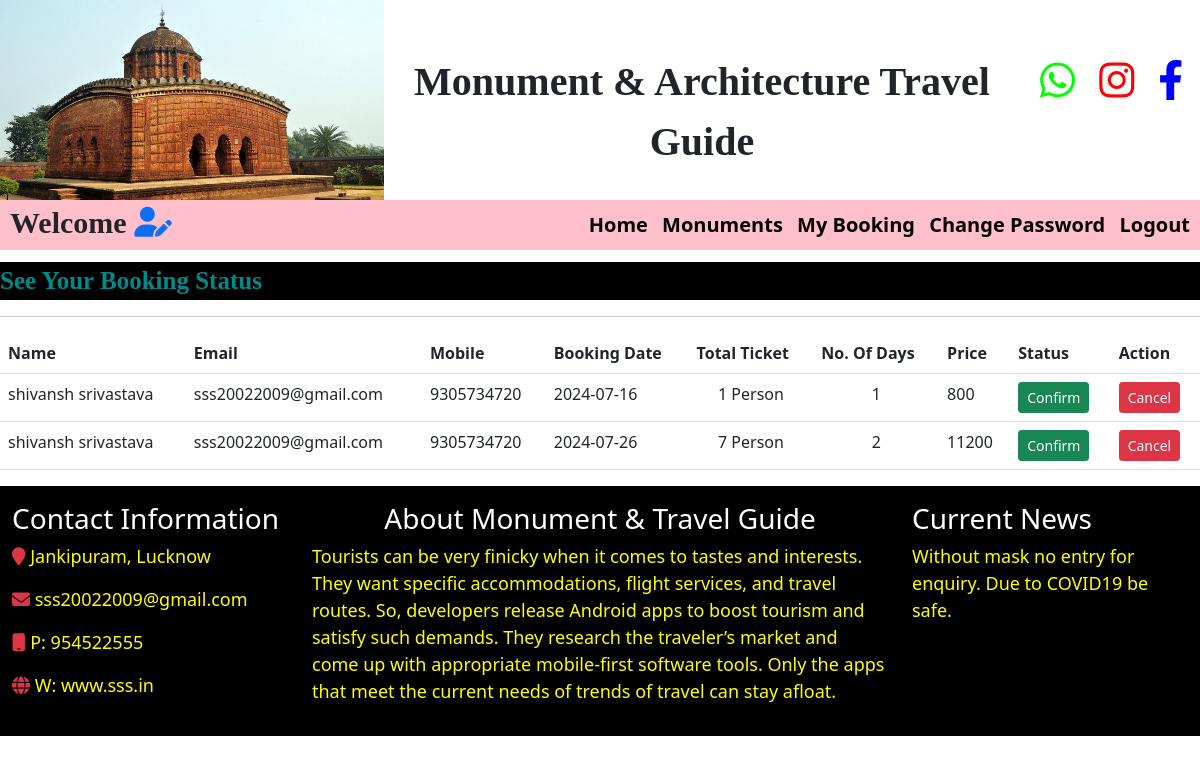
The app's page /user_booking (signed in) with its own data.
### room/models.py (models this page shows)
class Booked(models.Model):
    full_name=models.CharField(max_length=20,null=True)
    email=models.CharField(max_length=20,null=True)
    contact=models.CharField(max_length=20,null=True)
    contact2=models.CharField(max_length=20,null=True)
    bookint_date=models.CharField(max_length=20,null=True)
    days=models.CharField(max_length=20,null=True)
    gender=models.CharField(max_length=20,null=True)
    price=models.CharField(max_length=20,null=True)
    dob=models.CharField(max_length=20,null=True)
    status=models.CharField(max_length=20,null=True)

### room/views.py (the view)
# urls.py: path('user_booking',user_booking,name='user_booking'),
def user_booking(request):
    data = Booked.objects.all()
    d={'data':data}
    return render(request,'user_booking.html',d)

### room/templates/user_booking.html (shortened to what this page needs)
{% include 'user_navigation.html' %}
<marquee style="font-family: 'Monotype Corsiva'; font-size:25px; color:darkcyan; background-color:black; font-weight:bold; margin-top:1%">
    See Your Booking Status
</marquee>
<hr>
<table class="table">
    <tr>
        <th>Name</th>
        <th>Email</th>
        <th>Mobile</th>
        <th>Booking Date</th>
        <th>Total Ticket</th>
        <th>No. Of Days</th>
        <th>Price</th>
        <th>Status</th>
        <th>Action</th>
    </tr>
    {% for i in data %}
    {% if i.email == user.username %}
    <tr>
        <td>{{i.full_name}}</td>
        <td>{{i.email}}</td>
        <td>{{i.contact}}<br>{{i.contact2}}</td>
        <td>{{i.bookint_date}}</td>
        <td align="center">{{i.gender}} Person</td>
        <td align="center">{{i.days}}</td>
        <td>{{i.price}}</td>
        {% if i.status == "Confirm" %}
        <td><a href="" class="btn btn-success btn-sm">{{i.status}}</a></td>
        {% endif %}
        <td><a href="{% url 'cancel_booking' i.id %}" onclick="return confirm('Are you sure?')" class="btn btn-danger btn-sm">Cancel</a></td>
    </tr>
    {% endif %}
    {% endfor %}
</table>
{% include 'footer.html' %}

### records on screen
Booked: full_name "shivansh srivastava", email "sss20022009@gmail.com", contact "9305734720", bookint_date "2024-07-16", gender "1", days "1", price "800", status "Confirm"
Booked: full_name "shivansh srivastava", email "sss20022009@gmail.com", contact "9305734720", bookint_date "2024-07-26", gender "7", days "2", price "11200", status "Confirm"
